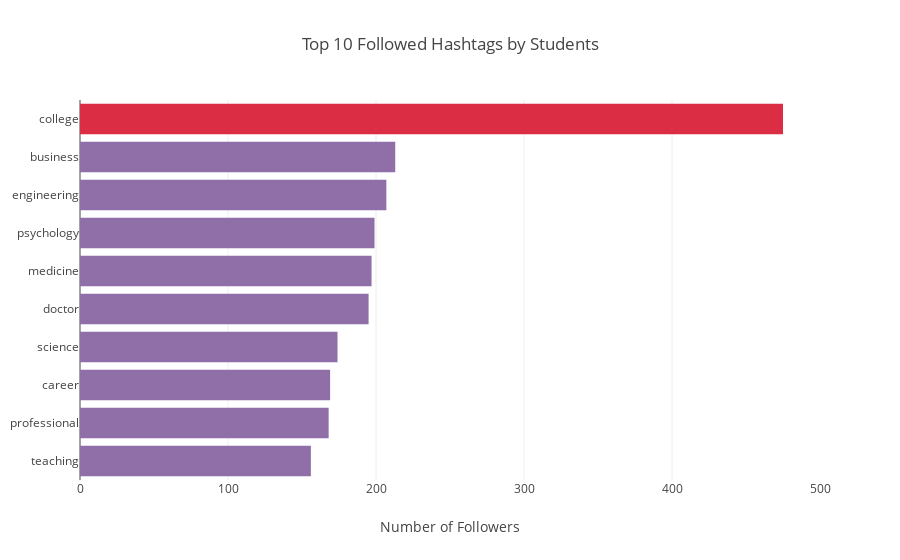

The notebook cell saved with this chart:
### Markdown cell above
### **<span style="color: red">Observation: </span>** 
* North America comes naturally first in terms of number of students, but from it's pie chart, we can see that **97%** of the students from this continent are based in the **U.S.A**
* Asia comes next, with most of its students from India: **~ 85%**
* 2163 students have unknown locations, which is **~ 7%** of the total number of students
* African students number amount to 424, **~ 60%** of it come from 3 main countries: **Egypt**, **Niger** , and **South Africa**
* Students from Europe come mostly from **UK** (~50%)
* Most of South American students are **argentinians** ( ~40% ), **brazialians** (~21%) and **uruguayans** (~13%)
* Lastly, students from Oceanian continent come of course mostly from **Australia** (~72%) and **New Zealand **(~21%)

### Code cell
tag_counts = tag_users_df[tag_users_df['tag_users_user_id'].isin(students_df.index.values)].groupby('tag_users_tag_id').count().sort_values('tag_users_user_id', ascending=False)
new_index = []
for i in tag_counts.index.values:
    new_index.append(tags_df.loc[i][0])
#new_index
tag_counts = tag_counts.set_index(pd.Series(new_index))
tag_counts = tag_counts.rename(columns={'tag_users_user_id': 'Number of Students'})
n = 10
fig = {
    'data': [{
        'type': 'bar',
        'x': tag_counts.head(n)['Number of Students'],
        'y': tag_counts.head(n).index.values,
        'orientation': 'h',
        'marker': {'color': [HIGHLIGHT_BAR_COLOR if i == 0 else BAR_COLOR for i in range(n)]},
    }],
    'layout': {
        'title': f'Top {n} Followed Hashtags by Students', 
        'yaxis': {'autorange': 'reversed'},
        'xaxis': {'title': 'Number of Followers'}
    }
}
iplot(fig)

### Figure 1 — Plotly figure (JSON) as saved in the notebook; plotly's stock layout.template omitted (floating-point values rounded to 4 significant figures)
{"data": [{"marker": {"color": ["#db2d43", "#906FA8", "#906FA8", "#906FA8", "#906FA8", "#906FA8", "#906FA8", "#906FA8", "#906FA8", "#906FA8"]}, "orientation": "h", "type": "bar", "uid": "a56f4092-e8fd-4345-9c1a-ac3cd168391a", "x": [475, 213, 207, 199, 197, 195, 174, 169, 168, 156], "y": ["college", "business", "engineering", "psychology", "medicine", "doctor", "science", "career", "professional", "teaching"]}], "layout": {"title": {"text": "Top 10 Followed Hashtags by Students"}, "xaxis": {"title": {"text": "Number of Followers"}}, "yaxis": {"autorange": "reversed"}}}
